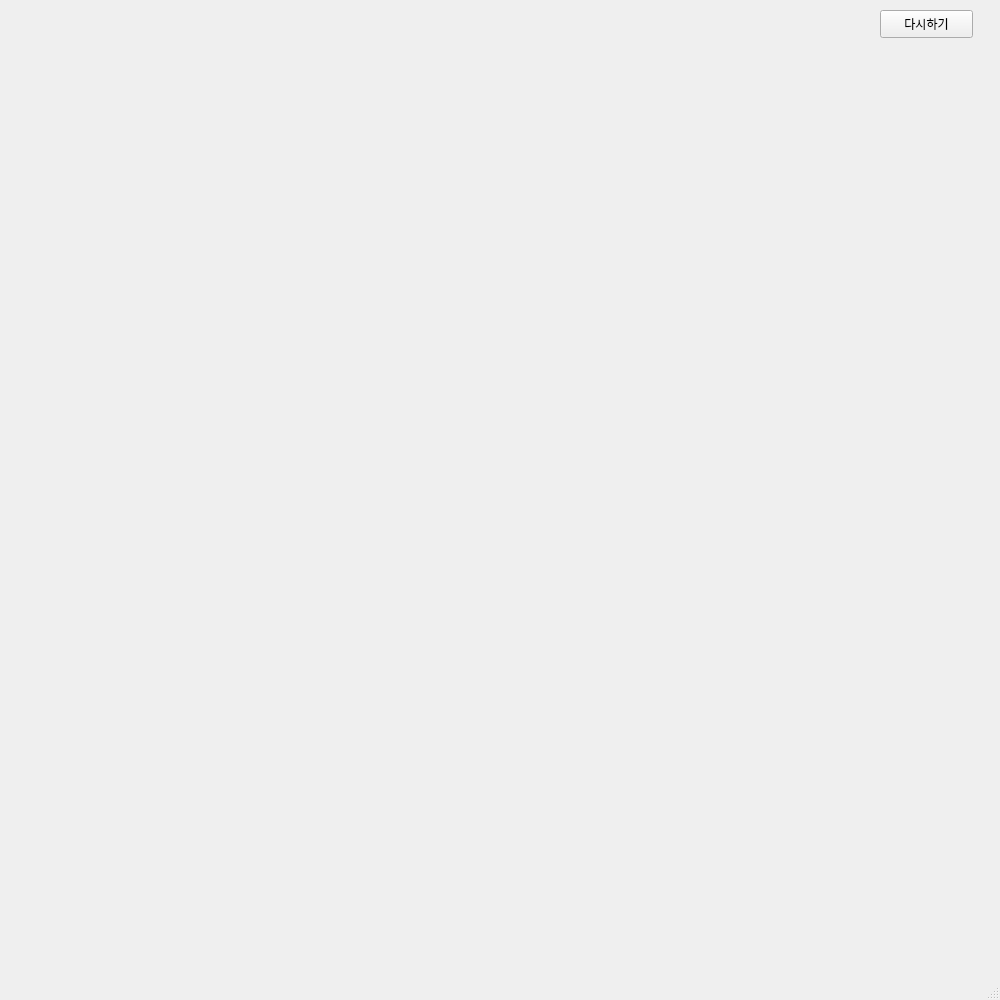
<?xml version="1.0" encoding="UTF-8"?>
<ui version="4.0">
 <class>MainWindow</class>
 <widget class="QMainWindow" name="MainWindow">
  <property name="geometry">
   <rect>
    <x>0</x>
    <y>0</y>
    <width>1000</width>
    <height>1000</height>
   </rect>
  </property>
  <property name="windowTitle">
   <string>MainWindow</string>
  </property>
  <widget class="QWidget" name="centralwidget">
   <widget class="QPushButton" name="pb_reset">
    <property name="geometry">
     <rect>
      <x>880</x>
      <y>10</y>
      <width>93</width>
      <height>28</height>
     </rect>
    </property>
    <property name="text">
     <string>다시하기</string>
    </property>
   </widget>
  </widget>
  <widget class="QMenuBar" name="menubar">
   <property name="geometry">
    <rect>
     <x>0</x>
     <y>0</y>
     <width>1000</width>
     <height>21</height>
    </rect>
   </property>
  </widget>
  <widget class="QStatusBar" name="statusbar"/>
 </widget>
 <resources/>
 <connections/>
</ui>
